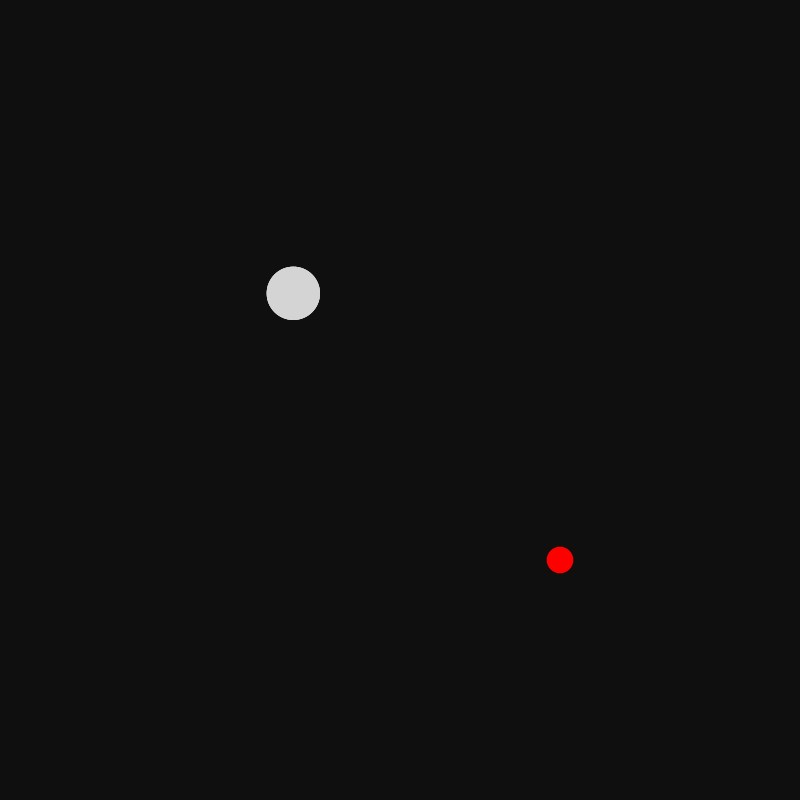
Frame 1 (no input)
Frame 60 (the mouse pressed at the canvas centre just before this capture): identical to frame 1, image omitted
Frame 120 (the mouse held since frame 60 and released just before this capture): identical to frame 1, image omitted

The Processing sketch that drew this single still picture (run headless with seeded random() and noise(); from frame 60 on, the mouse is pressed at the canvas centre):

// Processing sketch: snake
// ── snake.pde
float wh = 800;

int rows = 15;
int framerate = 10;
boolean ifWallDie = false;
int initSnakeLength = 3;

float xloc[] = new float[rows];
float yloc[] = new float[rows];


// int status = 0; 

// colors
color cback = color(15);
color csnake = color(212);
color cApple = color(255, 0, 0);

// snake
int maxLength = rows * rows;
segment snake[] = new segment[maxLength]; 
float snakeWidth = (wh/rows);
int snakeLength = initSnakeLength;
boolean up = false;
boolean down = false;
boolean left = false;
boolean right = false;

// apple
apple food = new apple(rows -5, rows -5);
float appleWidth = snakeWidth/2;
int appleX;
int appleY;

// game
int score;
boolean alive = true;
boolean checkIfFrameUsed = false;
boolean initPress = true;
int initFrameCount = 999999999;

void setup() {
    frameRate(framerate);
    rectMode(CENTER);
    noStroke();
    smooth();
    size(800, 800);
    for (int j = 0; j < rows; j++){
        xloc[j] = j*(wh/rows) + (wh/rows)/2;
        yloc[j] = j*(wh/rows) + (wh/rows)/2;
    }
    for (int i = 0; i < maxLength; i++){
        if(i < initSnakeLength){
            snake[i] = new segment(5, 5, true);
        }else{
            snake[i]= new segment(5, 5, false);
        }
    }

}

void draw() {
    if(alive){
        score = snakeLength - initSnakeLength;
        // testKeyDown();
        background(cback);
        // don't move things above this
        food.show();
        for(int i = 0; i < snakeLength; i++){
            snake[i].ifShowSnake(true);
            snake[i].show();
        }
        checkEat();
        checkOutOfBound();
        moveSnake();
        checkCollision();
    }else if(!alive){
        println("you died: " + score);
    }

    checkIfFrameUsed = false;

    // debug below
    // println("frameRate: "+frameRate);
    // println(checkIfFrameUsed);
}

void keyPressed() {
    if(!checkIfFrameUsed){
        if (key == 'w' && !down){
            up = true;
            down = false;
            left = false;
            right = false;
            checkIfFrameUsed = true;
        }else if (key == 's' && !up){
            down = true;
            up = false;
            left = false;
            right = false;
            checkIfFrameUsed = true;
        }else if (key == 'a' && !right){
            left = true;
            down = false;
            up = false;
            right = false;
            checkIfFrameUsed = true;
        }else if (key == 'd' && !left){
            right = true;
            down = false;
            left = false;
            up = false;
            checkIfFrameUsed = true;
        }
    }
    if(initPress){
        if(
            key == 'w' ||
            key == 'a' ||
            key == 's' ||
            key == 'd'
        ){
            initFrameCount = frameCount;
            initPress = false;
        }
    }

    // debug
    if (key == 'v'){
        snakeLength += 1;
    }

}

// ── apple.pde
class apple{
    
    apple(int appleXI, int appleYI){
        appleX = appleXI;
        appleY = appleYI;
    }
    
    void show(){
        noStroke();
        fill(cApple);
        ellipse(xloc[appleX], yloc[appleY], appleWidth, appleWidth);
    }

    void newApple(){
        snakeLength += 1;
        appleX = int(random(0, rows));
        appleY = int(random(0, rows));
    }
}
// ── functions.pde
private boolean pass = false;

void moveSnake(){
    if (!pass){
        for (int j = 0; j < maxLength; ++j) {
            snake[j].updateSnake();
        }
    }else if(pass){
        for (int k = 0; k < maxLength; k++){
            snake[k].updateSnake();
        }
        pass = false;
    }

    snake[0].move();
    for (int i = 1; i < maxLength; i++){
        snake[i].xPos = snake[i - 1].xPosOld;
        snake[i].yPos = snake[i - 1].yPosOld;
    }
}

void testKeyDown(){
    if(keyPressed){
        if (key == 'w' && !down){
            up = true;
            down = false;
            left = false;
            right = false;
        }else if (key == 's' && !up){
            down = true;
            up = false;
            left = false;
            right = false;
        }else if (key == 'a' && !right){
            left = true;
            down = false;
            up = false;
            right = false;
        }else if (key == 'd' && !left){
            right = true;
            down = false;
            left = false;
            up = false;
        }
    }
}

void checkEat(){
    if(snake[0].xPos == appleX && snake[0].yPos == appleY){
        food.newApple();
    }
}

void checkCollision(){
    if(initFrameCount + initSnakeLength - frameCount < 0){
        for(int i = 1; i < snakeLength; i++){
            if(
                snake[0].xPos == snake[i].xPos &&
                snake[0].yPos == snake[i].yPos
            ){
                alive = false;
            }
        }
    }
}

void checkOutOfBound(){
    if (ifWallDie){
        if (down && snake[0].yPos >= rows -1) {
            alive = false;
        }
        if (up && snake[0].yPos <= 0 ) {
            alive = false;
        }
        if (left && snake[0].xPos <= 0) {
            alive = false;
        }
        if (right && snake[0].xPos >= rows -1){
            alive = false;
        }
    }
    if(!ifWallDie){
        if (down && snake[0].yPos == rows -1) {
            snake[0].newLoc(snake[0].xPos, 0);
            snake[0].yPosOld = rows - 1;
            pass = true;
        }
        if (up && snake[0].yPos == 0 ) {
            snake[0].newLoc(snake[0].xPos, rows - 1);
            snake[0].yPosOld = 0;
            pass = true;
        }
        if (left && snake[0].xPos == 0) {
            snake[0].newLoc(rows - 1, snake[0].yPos);
            snake[0].xPosOld = 0;
            pass = true;
        }
        if (right && snake[0].xPos == rows -1){
            snake[0].newLoc(0, snake[0].yPos);
            snake[0].xPosOld = rows - 1;
            pass = true;
        }
    }
}
// ── segment.pde
class segment{
    int xPos;
    int yPos;
    int xPosOld;
    int yPosOld;
    // int speed;
    boolean ifShow; 

    segment(int xI, int yI, boolean showI) {
        xPos = xI;
        yPos = yI;
        ifShow = showI;
    }

    void show(){
        if(ifShow){
            rectMode(CENTER);
            noStroke();
            smooth();
            fill(csnake);
            ellipse(xloc[xPos], yloc[yPos], snakeWidth, snakeWidth);
        }else{
            
        }
    }

    void updateSnake(){
        xPosOld = xPos;
        yPosOld = yPos;
    }

    void move(){
        if(down && yPos < rows-1){
            yPos += 1;
        // }else if (down && yPos >= rows -1) {
        //     alive = false;
        }

        if(up && yPos > 0){
            yPos -= 1;
        // }else if (up && yPos <= 0 ) {
        //     alive = false;
        }

        if(left && xPos > 0){
            xPos -= 1;
        // }else if (left && xPos <= 0){
        //     alive = false;
        }

        if(right && xPos < rows-1){
            xPos += 1;
        // }else if (right && xPos >= rows -1){
        //     alive = false;
        }
    }

    void ifShowSnake(boolean showI){
        ifShow = showI;
    }

    void newLoc(int newXLoc, int newYLoc){
        xPos = newXLoc;
        yPos = newYLoc;
    }
}
